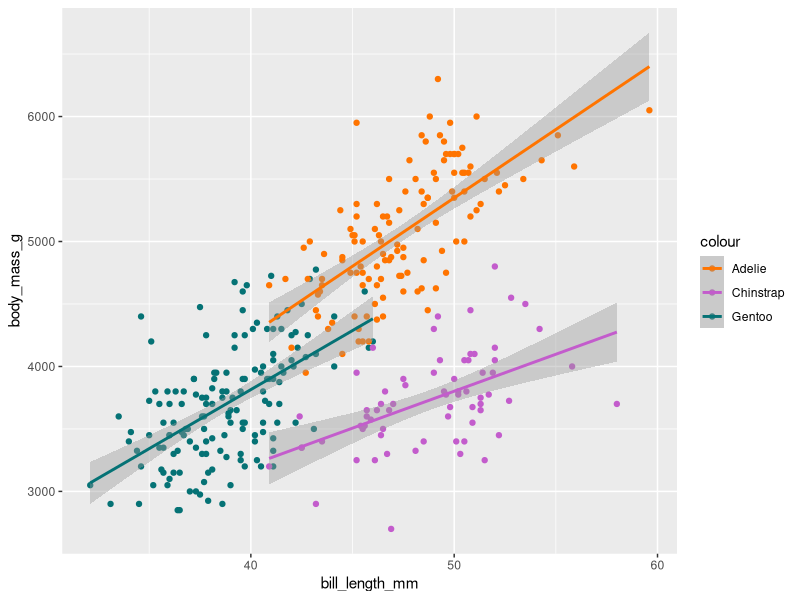

The R source for this figure:
## ---- chunk 1
library(palmerpenguins)
library(dplyr)
library(ggplot2)
## ---- chunk 2
df <- palmerpenguins::penguins
df %>%
  group_by(species, sex) %>%
  summarise(
    across(
      where(is.numeric), 
      \(x) mean(x, na.rm = TRUE)
      )
    ) %>%
  knitr::kable()
## ---- chunk 3
df = df %>%
  mutate(colour = case_when(
    (species == "Adelie") ~ "#ff7400",
    (species == "Chinstrap") ~ "#c35ccc",
    (species == "Gentoo") ~ "#057275",
    TRUE ~ "",
  ))

df %>%
  ggplot(aes(x = bill_length_mm, y = body_mass_g, colour=colour)) +
  geom_point() + 
  geom_smooth(method = "lm") +
  scale_color_manual(values = levels(factor(df$colour, levels=c("#ff7400", "#c35ccc", "#057275"))), 
                   labels = c("Adelie","Chinstrap","Gentoo"))
